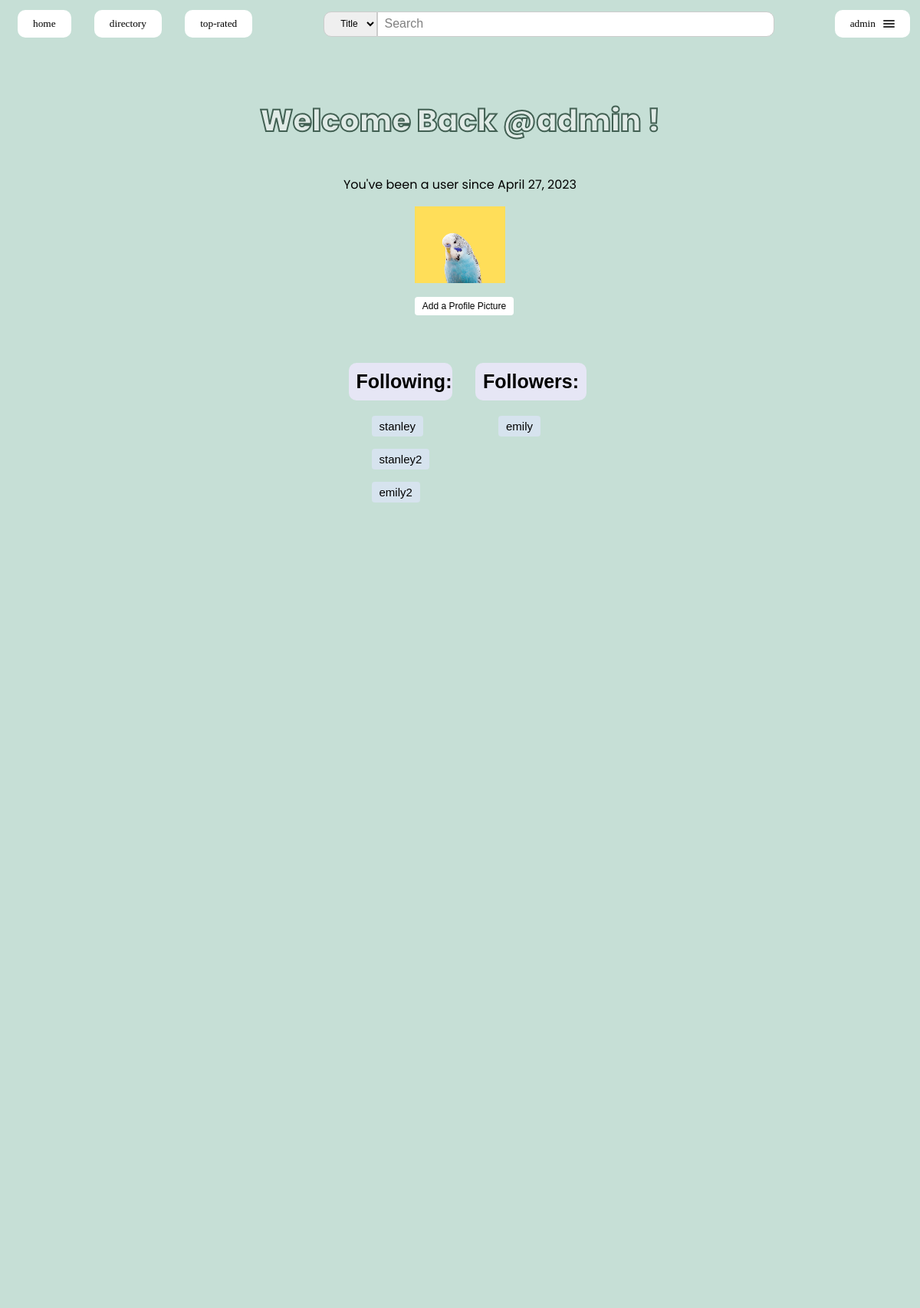
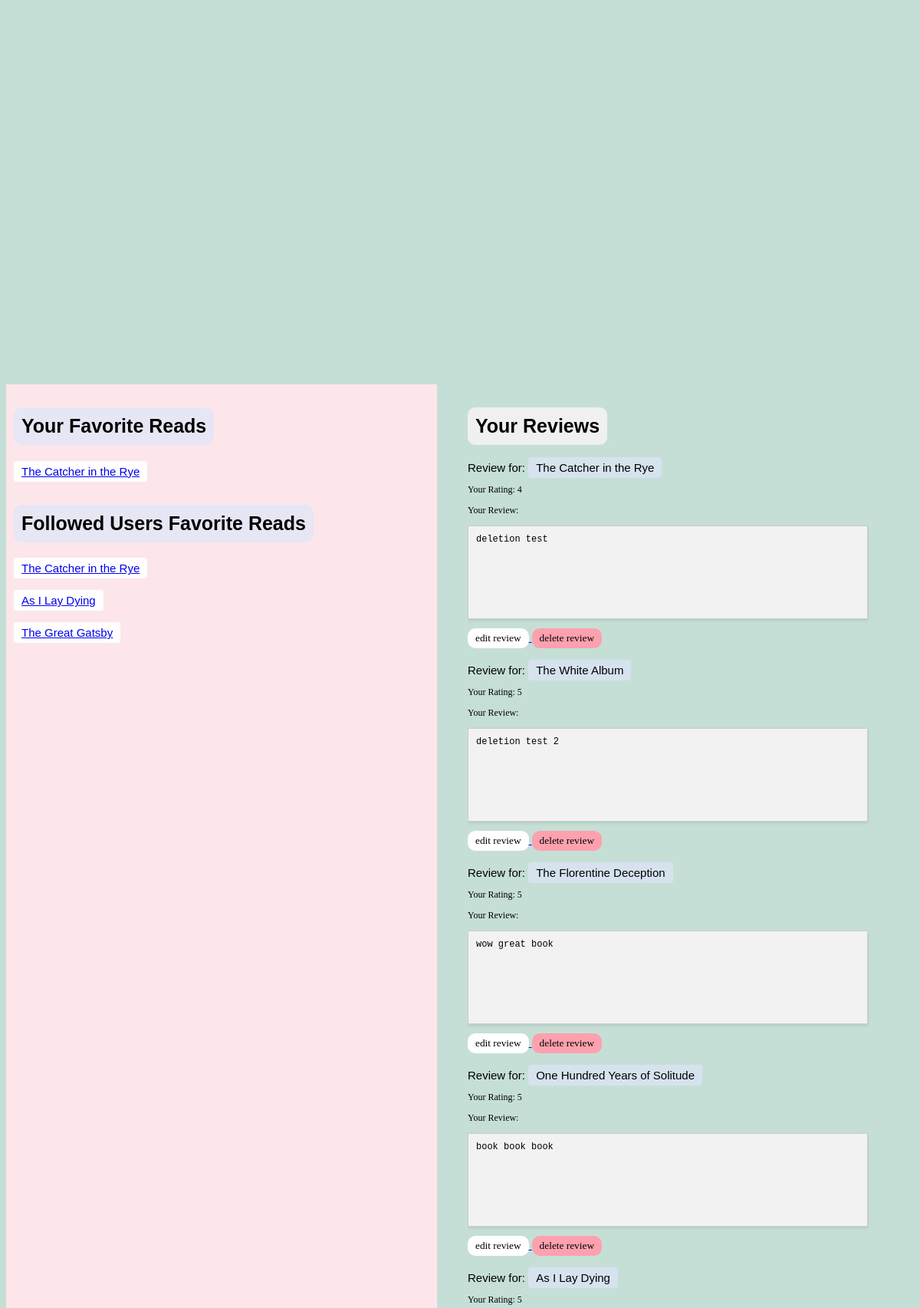
Screenshot of /profiles/1/page (signed in, upper part) with the database file from the repository (2 pictures, top to bottom).
### profiles/models.py (models this page shows, shortened)
class UserProfile(models.Model):
    user = models.ForeignKey(User, on_delete=models.CASCADE, blank=True, default=0, related_name="profile")
    profile_picture = models.ImageField(upload_to='profile_pictures/', blank=True, null=True)
    favorite_books = models.ManyToManyField(Book, blank=True)
    followed_users = models.ManyToManyField("self", blank=True, related_name="following", symmetrical=False)
    follower_users = models.ManyToManyField("self", blank=True, related_name="followers", symmetrical=False)

### books/models.py (models this page shows, shortened)
class Book(models.Model):
    title = models.CharField(max_length=200, blank=False)
    author = models.CharField(max_length=200)
    pub_year = models.IntegerField(default=-1, blank=True)
    isbn = models.CharField(max_length=13, blank=True)
    olid = models.CharField(max_length=11, blank=True)

### reviews/models.py (models this page shows)
class Review(models.Model):
    user = models.ForeignKey(User, on_delete=models.CASCADE, blank=True)
    book = models.ForeignKey(Book, on_delete=models.CASCADE)
    rating = models.IntegerField(blank=False, default=0)
    text = models.CharField(blank=False,max_length=500)
    images = models.ImageField(upload_to='review_images/',blank=True)
    likes=models.ManyToManyField(User, related_name='liked_reviews', blank=True)
    dislikes=models.ManyToManyField(User, related_name='disliked_reviews', blank=True)

### profiles/views.py (the view)
# urls.py: path("<int:user_id>/page", views.user_profile, name="user-profile"),
def user_profile(request, user_id):
    profile_user = User.objects.get(pk=user_id)
    if profile_user is not None:
        try:
            profile = UserProfile.objects.filter(user=profile_user)[0]
        except:
            profile = UserProfile.objects.create(user=profile_user)
        reviews = Review.objects.filter(user=profile_user)
        followed_fav_books = set()
        for followed_user in profile.followed_users.all():
            for book in followed_user.favorite_books.all():
                if book not in followed_fav_books:
                    followed_fav_books.add(book)
        context =  {
            'profile_user': profile_user,
            'reviews': reviews,
            'profile': profile,
            'followed_fav_books': followed_fav_books,
        }
        return render(request, 'profiles/user-profile.html', context)
    return None

### templates/profiles/user-profile.html (shortened to what this page needs)
{% extends "base.html" %}
{% block content %}
    <h2 class = "user-back">Welcome Back @{{profile_user.username}} !</h2>
    <p class = "date-userhood">You've been a user since {{profile_user.date_joined.date}}</p>
    <p class = "profile-things">
      {% if profile.profile_picture %}
        <img src="{{ MEDIA_URL }}{{ profile.profile_picture }}" alt="Profile Picture" style="width: 10%; height: 100%; margin-left: 45%;">
      {% endif %}
      <form method="post" enctype="multipart/form-data">
          <a class = "add-pfp" href="{% url 'profiles:upload_profile_picture' profile_user.id %}">Add a Profile Picture </a>
      </form>
    </p>
    <div class="ff-cont">
      <div class="lsection">
        <h2 class="header-1">Following:</h2>
        {% for followed_user in profile.followed_users.all %}
          <p><a class="user-title" href="{% url 'profiles:profile' followed_user.user_id %}">{{ followed_user.user.username }}</a></p>
        {% empty %}
          <p>None</p>
        {% endfor %}
      </div>
      <div class="rsection">
        <h2 class="header-1">Followers:</h2>
        {% for follower in profile.follower_users.all %}
          <p><a class="user-title" href="{% url 'profiles:profile' follower.user_id %}">{{ follower.user.username }}</a></p>
        {% empty %}
          <p>None</p>
        {% endfor %}
      </div>
    </div>
    <div class="grid-container">
        <div class="left-s">
          <h2 class="header-1">Your Favorite Reads</h2>
          {% for book in profile.favorite_books.all %}
          <p class="my-fav-book"><a href="{% url 'books:view_book' book.id %}">{{ book.title }}</a></p>
          {% empty %}
          <p class="my-fav-book">No favorite books.</p>
          {% endfor %}
          <h2 class="header-1">Followed Users Favorite Reads</h2>
          {% for book in followed_fav_books %}
            <p class="my-fav-book"><a href="{% url 'books:view_book' book.id %}">{{ book.title }}</a></p>
          {% empty %}
            <p class="my-fav-book">No favorite books.</p>
          {% endfor %}
        </div>
        <div class="right-s">
          <h2 class="header-2">Your Reviews</h2>
          {% for review in reviews %}
          <div class="review-row">
            <div class="review-books">
              <b class="rev-for">Review for: <a class="rand-title" href="{% url 'books:view_book' review.book.id %}">{{review.book.title}}</a></b>
            </div>
            <div class="review-contents">
              <p class="rating-prof">Your Rating: {{review.rating}}</p>
              <p class="rating-prof">Your Review:</p>
              <p class="user-rev">{{review.text}}</p>
              <a href="{% url 'books:edit_review' review.book.id %}">
                <button type="edit-rev" class="edit-rev">Edit Review</button>
              </a>
              <a href="{% url 'books:edit_review' review.book.id %}">
                <button type="delete-rev" class="rev-button delete-button">Delete Review</button>
              </a>
            </div>
          </div>
          {% endfor %}
        </div>
      </div>
{% endblock %}

### templates/nav.html (shortened to what this page needs)
<nav>
    <span class="menu-items">
        <a href="{% url 'books:home_page' %}">
            <button type="home" class="nav-button">Home</button>
        </a>
        <a href="{% url 'books:list_books' %}">
            <button type="books" class="nav-button">Directory</button>
        </a>
        <a href="{% url 'books:top_ten' %}">
            <button type="rating" class="nav-button">Top-Rated</button>
        </a>
    </span>
    <span class="search-bar">
        <form id="search-bar"  method="GET" action="{% url 'books:search_books' %}">
            <select name="field" id="field">
                <option value="title" {% if field == 'title'%} selected {% endif %}>Title</option>
              </select>
            <input type="text" name="query" id="search-input" placeholder="Search" {% if query %}value="{{query}}"{% endif %} />
        </form>
    </span>
    <span class="login-status">
        {% if user.is_authenticated %}
        <div class="dropdown">
            <button class="hamburger-menu-button" type="button" id="dropdownMenuButton" data-toggle="dropdown" aria-haspopup="true" aria-expanded="false">
                <span class="text">{{user.username}}</span>
                <span class="hamburger">
                    <div class="hamburger-icon"></div>
                    <div class="hamburger-icon"></div>
                    <div class="hamburger-icon"></div>
                </span>
            </button>
        </div>
        {% else %}
        <a href="{% url 'users:signup' %}">
            <button type="signup" class="nav-button">Sign Up</button></a>
        <a href="{% url 'users:login'%}">
            <button type="login" class="nav-button">Login</button>
        </a>
        {% endif %}
    </span>
</nav>

### static/css/signup.css (style rules this page uses)
form input[type="text"], form input[type="email"], form input[type="password"] { margin-top: 10px; width: 250px; padding: 5px; border: 1px solid #ccc; border-radius: 5px; display:inline-block; }

### static/css/nav.css (style rules this page uses)
nav { padding: 5px; padding-bottom: 20px; font-family: system-ui, -apple-system, BlinkMacSystemFont, 'Segoe UI', Roboto, Oxygen, Ubuntu, Cantarell, 'Open Sans', 'Helvetica Neue', sans-serif; font-size: 20px; text-transform: lowercase; display: flex; justify-content: space-between; align-items: center; }
.login-status { float: right; }
.menu-items a { margin-left: 10px; margin-right: 10px; display: inline-block; }
.nav-button { display: inline-block; font-family: Verdana; text-transform: lowercase; color: black; background-color: white; margin-right: 5px; padding: 10px 20px; border: none; border-radius: 10px; text-align: center; text-decoration: none; cursor: pointer; }
.hamburger-menu-button { display: flex; align-items: center; background-color: white; text-transform: lowercase; border: none; font-family: Verdana; border-radius: 10px; cursor: pointer; padding: 10px 20px; border: none; border-radius: 10px; text-align: center; text-decoration: none; cursor: pointer; }
.text { padding-right: 10px; }
.hamburger-icon { width: 15px; height: 2px; background-color: #333; margin: 2px 0; border-radius: 1px; }
.search-bar { display: inline-block; }
.search-bar form { display: flex; align-items: center; }
.search-bar input[type="text"] { margin-top: 0px; padding: 8px; border: 1px solid #ccc; border-radius: 0px 10px 10px 0px; min-width: 500px; height: 15px; font-size: 16px; }
.search-bar input[type="text"]::placeholder { color: grey; font: Verdana; }
.search-bar select { text-align: center; height: 33px; padding: 4px 2px 4px 10px; font-size: 12px; border-radius: 10px 0px 0px 10px; border: 1px solid #ccc; }

### static/css/stars.css (style rules this page uses)
:root { --star-color: #fff; --star-background: #fc0; }

### static/css/base.css (style rules this page uses)
body { background-color: #c6dfd6; }

### static/css/book.css (style rules this page uses)
.rev-button { display: inline-block; font-family: Verdana; text-transform: lowercase; color: black; background-color: white; padding: 5px 10px; border: none; border-radius: 10px; text-align: center; text-decoration: none; cursor: pointer; }
.user-rev { background-color: #f2f2f2; padding: 10px; border: 1px solid #ccc; box-shadow: 0 2px 4px rgba(0, 0, 0, 0.1); font-family: 'Courier New', Courier, monospace; font-size: 12px; max-width: 500px; min-height: 100px; }
.delete-button { background-color:rgb(253, 161, 175); }

### rows the page displays
UserProfile: profile_picture (picture)
UserProfile: user.username "stanley"
UserProfile: user.username "stanley2"
UserProfile: user.username "emily2"
UserProfile: user.username "emily"
Book: title "The Catcher in the Rye"
Book: title "As I Lay Dying"
Book: title "The Great Gatsby"
Review: book "The Catcher in the Rye", rating "4", text "deletion test"
Review: book "The White Album", rating "5", text "deletion test 2"
Review: book "The Florentine Deception", rating "5", text "wow great book"
Review: book "One Hundred Years of Solitude", rating "5", text "book book book"
Review: book "As I Lay Dying", rating "5"

### other values shown
{{ user.username }} "admin"
{{ profile_user.username }} "admin"
{{ profile_user.date_joined.date }} "April 27, 2023"
